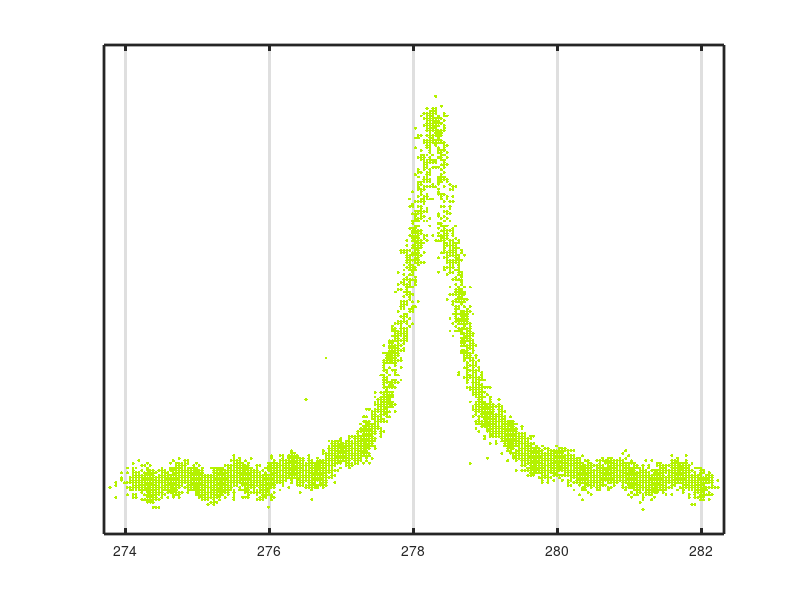

Write the MATLAB code that produced this figure. (Note: this script raises an error after producing the figure.)
function FSRfitFig()
% Function to make OMC FSR plot for my thesis
% nicolas smith

% get the data ready
load FSRfinessemeas.mat
fReal = 2*freq;

realFSR = 0.288; %mod 278
fitFSR = 0.097;

fReal = fReal+realFSR-fitFSR;

dotcolor = ['b4'; 'f2'; '00'];
linecolor = ['03'; '42'; '6a'];

% This function was automatically generated on 08-Mar-2012 15:12:32
% and subsequently modified.

% Set up figure to receive datasets and fits
f_ = figure();
set(f_,'Units','Pixels','Position',[0 0 650 400],'Visible','Off','Color','white');
legh_ = []; legt_ = {};   % handles and text for legend
xlim_ = [Inf -Inf];       % limits of x axis
ax_ = axes;
set(ax_,'Units','normalized','OuterPosition',[0 0 1 1],'LineWidth',2);
set(ax_,'Box','on');
grid on
set(ax_,'Ytick',[]);
axes(ax_); hold on;


% --- Plot data 
h_ = line(fReal,trans,'Parent',ax_,'Color',hex2dec(dotcolor)'/255,...
    'LineStyle','none', 'LineWidth',1,...
    'Marker','.', 'MarkerSize',7);
set(f_,'Visible','Off');
xlim_(1) = min(xlim_(1),min(fReal));
xlim_(2) = max(xlim_(2),max(fReal));
legh_(end+1) = h_;
legt_{end+1} = 'Measured Data';

% Nudge axis limits beyond data limits
xlim_ = xlim_ + [-1 1] * 0.01 * diff(xlim_);
set(ax_,'XLim',xlim_)

% --- Create fit 
fo_ = fitoptions('method','NonlinearLeastSquares','Robust','Bisquare','Algorithm','Levenberg-Marquardt','MaxFunEvals',10000,'MaxIter',10000,'TolFun',1.0000000000000000209e-08,'TolX',1.0000000000000000209e-08);
ok_ = isfinite(fReal) & isfinite(trans);
if ~all( ok_ )
    warning( 'GenerateMFile:IgnoringNansAndInfs', ...
        'Ignoring NaNs and Infs in data' );
end


st_ = [0.02 0.05 370.0 278.1]; % fit starting point
set(fo_,'Startpoint',st_);
ft_ = fittype('offset+gain/(1+4/pi^2*F^2*sin(f/FSR*pi)^2)',...
    'dependent',{'y'},'independent',{'f'},...
    'coefficients',{'gain', 'offset', 'F', 'FSR'});

% Fit this model using new data
disp('fitting curve...')
cf_ = fit(fReal(ok_),trans(ok_),ft_,fo_);
disp('done')
disp(cf_)
cf_.FSR
confint(cf_)

% Plot this fit
h_ = plot(cf_,'fit',0.95);
set(f_,'Visible','Off');
legend off;  % turn off legend from plot method call
set(h_(1),'Color',hex2dec(linecolor)'/255,...
    'LineStyle','-', 'LineWidth',2,...
    'Marker','none', 'MarkerSize',6);
legh_(end+1) = h_(1);
legt_{end+1} = 'Curve Fit';

% Done plotting data and fits.  Now finish up loose ends.
hold off;
leginfo_ = {'Orientation', 'vertical', 'Location', 'NorthEast'};
h_ = legend(ax_,legh_,legt_,leginfo_{:});  % create legend
set(h_,'Interpreter','none');
xlabel(ax_,'Frequency Offset (MHz)');               
ylabel(ax_,'Transmission');

export_fig('FSRfit.pdf','-painters')
